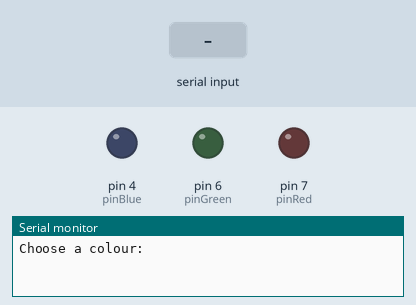
Simulated run of this sketch. Board: Arduino Uno, built with avr-gcc and run on an emulated ATmega328P. On the bench: output pins drawn as LEDs (lit = HIGH), the last lines printed to the serial monitor. Inputs (shaded band) come from the test bench.

Above: at 1.2 s.
1.3 s: "red" received over Serial
At 3.3 s:
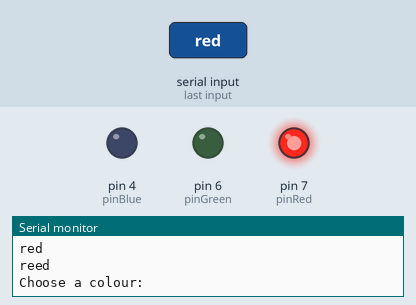
3.8 s: "1" received over Serial
Timing chart, 0 to 6.8 s (numbered marks = the images above; inputs shaded):
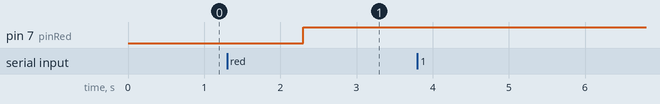

Measured:
- after the input at 1.3 s, pin 7 (pinRed): LOW → HIGH after 1.0 s

The sketch:

T19_reading_strings_from_serial_moniter.ino
```cpp
int pinBlue = 4;
int pinGreen = 6;
int pinRed = 7;
String myColour = "0";
String msg = "Choose a colour: ";
void setup() {
  // put your setup code here, to run once:
Serial.begin(9600);
pinMode(pinRed,OUTPUT);
pinMode(pinGreen,OUTPUT);
pinMode(pinBlue,OUTPUT);
}

void loop() {
  // put your main code here, to run repeatedly:
  Serial.println(msg);
  while(Serial.available() == 0){

  }
  myColour = Serial.readString();
  Serial.println(myColour);
  if (myColour.equals("red")){
    Serial.println("reed");
    digitalWrite(pinRed,HIGH);
    digitalWrite(pinGreen,LOW);
    digitalWrite(pinBlue,LOW);
}
  if (myColour.compareTo("green")==0){
    Serial.println("green");
    digitalWrite(pinRed,LOW);
    digitalWrite(pinGreen,HIGH);
    digitalWrite(pinBlue,LOW);
}
  if (myColour.compareTo("blue")==0){
    Serial.println("blue");
    digitalWrite(pinRed,LOW);
    digitalWrite(pinGreen,LOW);
    digitalWrite(pinBlue,HIGH);
}
}
```
